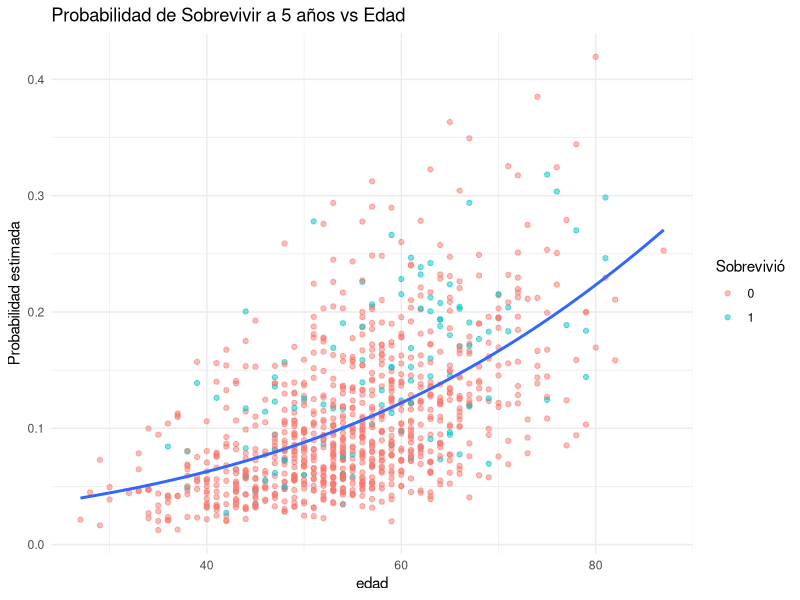
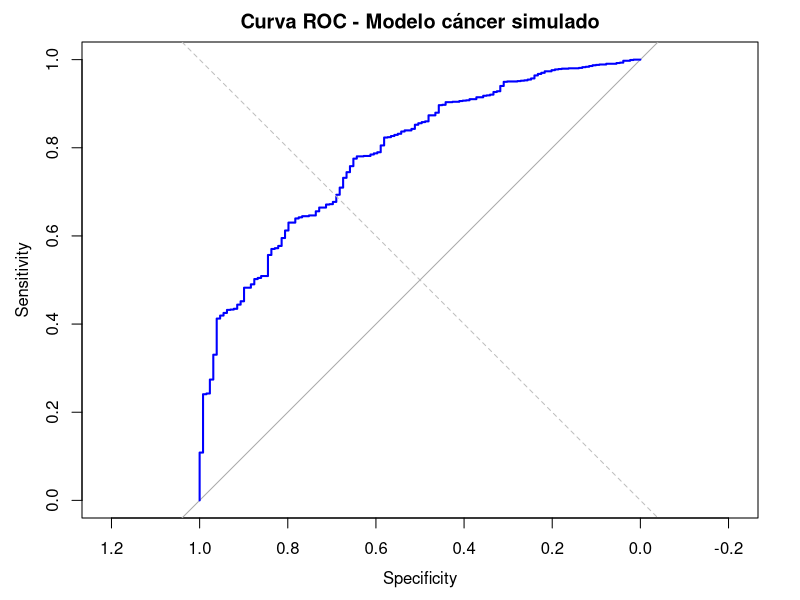
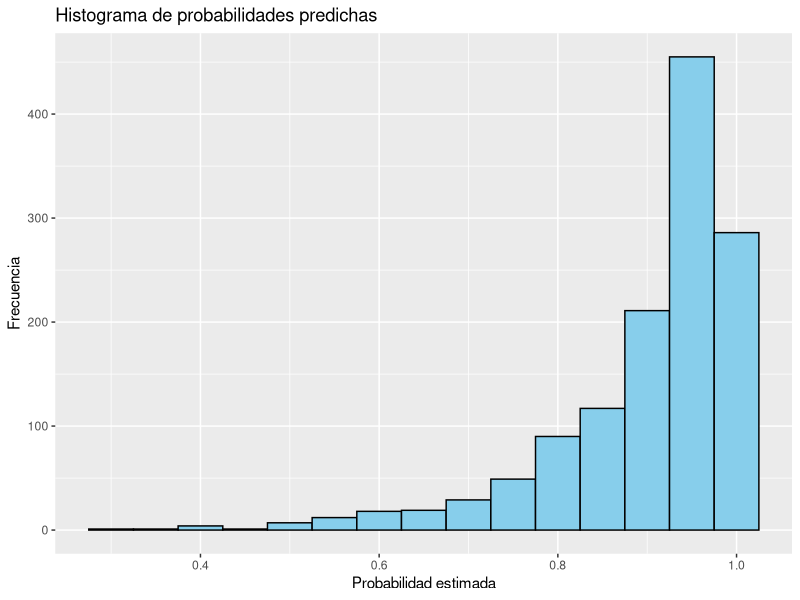
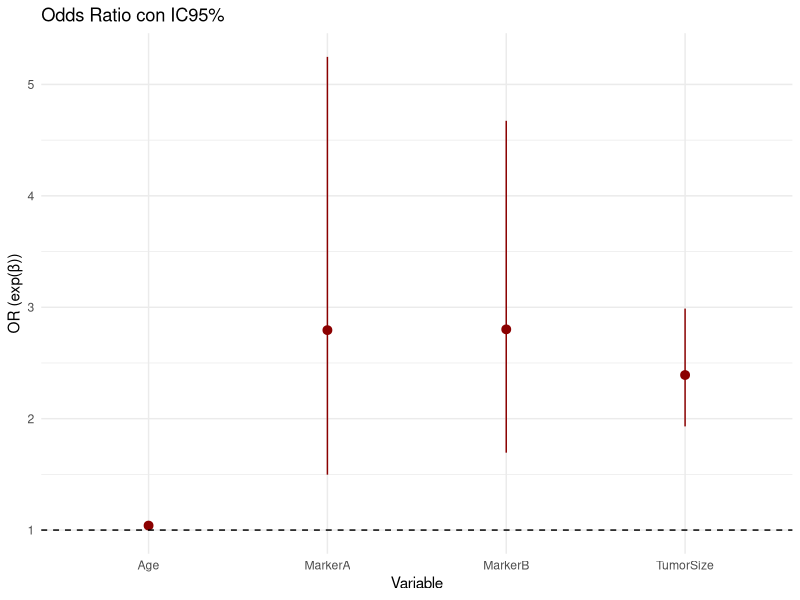
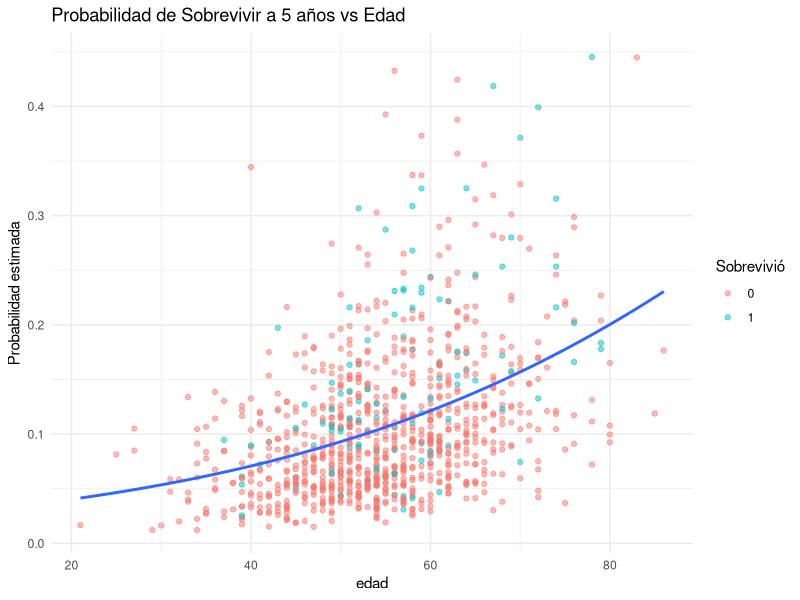

Source code (R) for these figures, in order: (Note: this script raises an error after producing the figures.)
#---- 0. SEMILLA INICIAL Y LIBRERIAS---- 
set.seed(123)
##---- Librerias ----
library(pROC)
library(ggplot2)
library(broom)
library(dplyr)
# ---- 1. Simulación de datos de cáncer de mama ----
n_1 <- 1000
n_2 <- 1300
n_3 <- 500
n_4 <- 1000

edad_cancer_1 <- round(rnorm(n_1, mean = 55, sd = 10))
tamano_tumor_1 <- round(rnorm(n_1, mean = 30, sd = 10), 1)
progesterona_1 <- round(rnorm(n_1, mean = 15, sd = 5), 1)

age_2 <- round(runif(n_2, 20, 80))
tumor_size_2 <- round(rnorm(n_2, 2.5, 1), 1)
marker_A_2 <- round(rnorm(n_2, 1.0, 0.3), 1)
marker_B_2 <- round(rnorm(n_2, 1.2, 0.4), 1)


edad_3 <- round(runif(n_3, 25, 80))
tamano_tumor_3 <- round(runif(n_3, 5, 50))
progesterona_3 <- round(runif(n_3, 1, 100))
HER2_3 <- rbinom(n_3, 1, 0.25)
RE_3 <- rbinom(n_3, 1, 0.6)
RP_3 <- rbinom(n_3, 1, 0.55)
densidad_mamaria_3 <- sample(1:4, n_3, replace = TRUE)


edad_cancer_4 <- round(rnorm(n_4, mean = 55, sd = 10))
tamano_tumor_4 <- round(rnorm(n_4, mean = 30, sd = 10), 1)
progesterona_4 <- round(rnorm(n_4, mean = 15, sd = 5), 1)



log_odds_cancer_1 <- -4 + 0.03 * edad_cancer_1 + 
  0.05 * tamano_tumor_1 - 0.1 * progesterona_1

log_odds_2 <- -3.126 + 0.032 * age_2 + 0.732 * tumor_size_2 +
  1.348 * marker_A_2 + 0.898 * marker_B_2
  
log_odds_3 <- -4 + 0.03 * edad_3 + 0.05 * tamano_tumor_3 -
  0.1 * progesterona_3 +
  0.8 * HER2_3 + 0.6 * RE_3 + 0.5 * RP_3 +
  0.3 * densidad_mamaria_3

log_odds_cancer_4 <- -4 + 0.03 * edad_cancer_4 +
  0.05 * tamano_tumor_4 - 0.1 * progesterona_4


prob_sobrevida_1 <- 1 / (1 + exp(-log_odds_cancer_1))
prob_2 <- 1 / (1 + exp(-log_odds_2))
prob_3 <- 1 / (1 + exp(-log_odds_3))
prob_sobrevida_4 <- 1 / (1 + exp(-log_odds_cancer_4))


sobrevivio_1 <- rbinom(n_1, 1, prob_sobrevida_1)
cancer_type_2 <- rbinom(n_2, 1, prob_2)
diagnostico_3 <- rbinom(n_3, 1, prob_3)
sobrevivio_4 <- rbinom(n_4, 1, prob_sobrevida_4)

datos_cancer_1 <- data.frame(
  edad = edad_cancer_1,
  tamano_tumor = tamano_tumor_1,
  progesterona = progesterona_1,
  sobrevivio = sobrevivio_1)

df_2 <- data.frame(Age = age_2, TumorSize = tumor_size_2,
                 MarkerA = marker_A_2, MarkerB = marker_B_2,
                 CancerType = cancer_type_2)

datos_3 <- data.frame(edad_3, tamano_tumor_3, progesterona_3,
                    HER2_3, RE_3, RP_3, densidad_mamaria_3, 
                    diagnostico_3)
					
datos_cancer_4 <- data.frame(
  edad = edad_cancer_4,
  tamano_tumor = tamano_tumor_4,
  progesterona = progesterona_4,
  sobrevivio = sobrevivio_4)
					
					

## ---- Ajuste del modelo logístico ----
modelo_cancer_1 <- glm(sobrevivio ~ edad + tamano_tumor + progesterona, 
                     data = datos_cancer_1, family = binomial)
summary(modelo_cancer_1)

modelo_2 <- glm(CancerType ~ Age + TumorSize + MarkerA + MarkerB, 
                data = df_2, family = binomial)
summary(modelo_2)				
modelo_3 <- glm(diagnostico_3 ~ ., data = datos_3, family = binomial)
summary(modelo_3)

modelo_cancer_4 <- glm(sobrevivio ~ edad + tamano_tumor +
                         progesterona, 
                     data = datos_cancer_4, family = binomial)
summary(modelo_cancer_4)


## ---- Evaluación: odds ratio e IC 95% ----
exp(cbind(OR = coef(modelo_cancer_1), confint(modelo_cancer_1)))
## ---- Gráfico de la sigmoide para cáncer (vs. edad) ----
datos_cancer_1$prob <- predict(modelo_cancer_1, type = "response")
ggplot(datos_cancer_1, aes(x = edad, y = prob)) +
  geom_point(aes(color = factor(sobrevivio)), alpha = 0.5) +
  stat_smooth(method = "glm", method.args = list(family = "binomial"), se = FALSE) +
  labs(title = "Probabilidad de Sobrevivir a 5 años vs Edad",
       y = "Probabilidad estimada", color = "Sobrevivió") +
  theme_minimal()

prob_pred_2 <- predict(modelo_2, type = "response")
roc_obj_2 <- roc(df_2$CancerType, prob_pred_2)
plot(roc_obj_2, col = "blue", lwd = 2, 
     main = "Curva ROC - Modelo cáncer simulado")
abline(a = 0, b = 1, col = "gray", lty = 2)

ggplot(data.frame(prob = prob_pred_2), aes(x = prob)) +
  geom_histogram(binwidth = 0.05, fill = "skyblue", color = "black") +
  labs(title = "Histograma de probabilidades predichas", x = "Probabilidad estimada", y = "Frecuencia")

coef_data_2 <- tidy(modelo_2, conf.int = TRUE, 
                    conf.level = 0.95, exponentiate = TRUE)
coef_data_2 <- coef_data_2[coef_data_2$term != "(Intercept)", ]
ggplot(coef_data_2, aes(x = term, y = estimate, 
                        ymin = conf.low, ymax = conf.high)) +
  geom_pointrange(color = "darkred") +
  geom_hline(yintercept = 1, linetype = "dashed") +
  labs(title = "Odds Ratio con IC95%", x = "Variable", y = "OR (exp(β))") +
  theme_minimal()


coef_verdaderos_3 <- c(-4, 0.03, 0.05, -0.1, 0.8, 0.6, 0.5, 0.3)
names(coef_verdaderos_3) <- names(coef(modelo_3))
comparacion_3 <- data.frame(
  Coef_Verdadero_3 = coef_verdaderos_3,
  Coef_Estimado_3 = coef(modelo_3)
)
print(comparacion_3)

exp(cbind(OR = coef(modelo_cancer_4), confint(modelo_cancer_4)))
datos_cancer_4$prob <- predict(modelo_cancer_4, type = "response")
ggplot(datos_cancer_4, aes(x = edad, y = prob)) +
  geom_point(aes(color = factor(sobrevivio)), alpha = 0.5) +
  stat_smooth(method = "glm", method.args = list(family = "binomial"), se = FALSE) +
  labs(title = "Probabilidad de Sobrevivir a 5 años vs Edad",
       y = "Probabilidad estimada", color = "Sobrevivió") +
  theme_minimal()


#---- 2. Segundo ejemplo de simulacion ----
##---- Simulación de datos (igual que antes) ----
##---- Modelo ----
##---- Gráfico 1: Curva ROC ---- 
##---- Gráfico 2: Histograma de probabilidades predichas ----
#---- 3. NUEVO EJERCICIO DE SIMULACION ----
##---- INICIALIZACION DE VARIABLES ----
##---- Coeficientes simulados----
##---- Probabilidad y diagnóstico ----
##---- Base de datos ----
##----Modelo de regresión logística (MLE) ----
##---- Comparar coeficientes verdaderos vs estimados----
##---- Visualizar con función sigmoide ----
#---- 4. Simulación y Análisis de Regresión Logística ----
##---- Simulación de datos de cáncer de mama ----
##---- Ajuste del modelo logístico ----
## ---- Evaluación: odds ratio e IC 95% ----
#---- 5. Simulación de datos: Cáncer ----
n_5 <- 200
edad_cancer_5 <- rnorm(n_5, mean = 55, sd = 10)
gen_cancer_5 <- rbinom(n_5, 1, prob = 0.4)
x_cancer_5 <- cbind(1, edad_cancer_5, gen_cancer_5)
beta_cancer_5 <- c(-5, 0.08, 1.2)
logit_cancer_5 <- x_cancer_5 %*% beta_cancer_5
p_cancer_5 <- 1 / (1 + exp(-logit_cancer_5))
y_cancer_5 <- rbinom(n_5, 1, p_cancer_5)
#----  8. Simulación de datos - Cáncer ----
set.seed(123)
n_8 <- 100
edad_cancer_8 <- runif(n_8, 30, 80)
b0_cancer_8 <- -6
b1_cancer_8 <- 0.1
log_odds_cancer_8 <- b0_cancer_8 + b1_cancer_8 * edad_cancer_8
prob_cancer_8 <- 1 / (1 + exp(-log_odds_cancer_8))
diagnostico_cancer_8 <- rbinom(n_8, 1, prob_cancer_8)
datos_cancer_8 <- data.frame(Edad = edad_cancer_8, Diagnostico = diagnostico_cancer_8)
##---- Ajuste del modelo y estimación MLE ----
modelo_cancer_8 <- glm(diagnostico_cancer_8 ~ Edad_8, family = binomial, data = datos_cancer_8)
summary(modelo_cancer_8)
#---- 9. Simulación y ajuste de modelo logístico para cáncer de mama ---
set.seed(123)
n_9 <- 500
edad_9 <- rnorm(n_9, mean = 55, sd = 10)
tamano_tumor_9 <- rnorm(n_9, mean = 2.5, sd = 1)
progesterona_9 <- rnorm(n_9, mean = 15, sd = 5)
HER2_9 <- rbinom(n_9, 1, 0.3)
RE_9 <- rbinom(n_9, 1, 0.6)
RP_9 <- rbinom(n_9, 1, 0.5)
densidad_mamaria_9 <- rnorm(n_9, mean = 0.6, sd = 0.2)
##---- Log-odds simulados con coeficientes reales ----
log_odds_9 <- -4 + 0.03 * edad_9 + 0.05 * tamano_tumor_9 - 0.1 * progesterona_9 +
  0.8 * HER2_9 + 0.6 * RE_9 + 0.5 * RP_9 + 0.3 * densidad_mamaria_9
probabilidad_9 <- 1 / (1 + exp(-log_odds_9))
cancer_9 <- rbinom(n_9, 1, probabilidad_9)
##---- Construir el data frame ----
datos_9 <- data.frame(
  edad_9, tamano_tumor_9, progesterona_9, HER2_9, RE_9, RP_9,
  densidad_mamaria_9, cancer_9 = factor(cancer_9)
)
##---- Ajustar modelo logístico con glm() ----
modelo_9 <- glm(cancer_9 ~ edad_9 + tamano_tumor_9 +
                  progesterona_9 + HER2_9 + RE_9 +
                  RP_9 + densidad_mamaria_9,
              data = datos_9, family = binomial())
##---- Comparación de coeficientes ----
coef_verdaderos_9 <- c("(Intercept)" = -4, "edad" = 0.03, "tamano_tumor" = 0.05,
                     "progesterona" = -0.1, "HER2" = 0.8, "RE" = 0.6,
                     "RP" = 0.5, "densidad_mamaria" = 0.3)
coef_estimados_9 <- coef(modelo_9)
comparacion_9 <- data.frame(
  Coeficiente = names(coef_verdaderos_9),
  Verdadero = coef_verdaderos_9,
  Estimado = round(coef_estimados_9[names(coef_verdaderos_9)], 4),
  Diferencia = round(coef_estimados_9[names(coef_verdaderos_9)] - coef_verdaderos_9, 4)
)
print(comparacion_9)
##---- Visualizar sigmoide ----
library(ggplot2)
datos_9$prob_predicha <- predict(modelo_9, type = "response")
ggplot(datos_9, aes(x = edad_9, y = prob_predicha, color = cancer_9)) +
  geom_point(alpha = 0.6) +
  stat_smooth(method = "glm", method.args = list(family = "binomial"),
              se = FALSE, color = "black") +
  labs(title = "Probabilidad predicha vs edad",
       y = "Probabilidad predicha", x = "Edad")
#---- 10. Simulación y ajuste de modelo logístico para cáncer de mama ----
set.seed(123)
n_10 <- 500
edad_10 <- rnorm(n_10, mean = 55, sd = 10)
tamano_tumor_10 <- rnorm(n_10, mean = 2.5, sd = 1)
progesterona_10 <- rnorm(n_10, mean = 15, sd = 5)
HER2_10 <- rbinom(n_10, 1, 0.3)
RE_10 <- rbinom(n_10, 1, 0.6)
RP_10 <- rbinom(n_10, 1, 0.5)
densidad_mamaria_10 <- rnorm(n_10, mean = 0.6, sd = 0.2)
##---- Log-odds simulados con coeficientes reales ----
log_odds_10 <- -4 + 0.03 * edad_10 + 0.05 * tamano_tumor_10 -
  0.1 * progesterona_10 + 0.8 * HER2_10 + 0.6 * RE_10 +
  0.5 * RP_10 + 0.3 * densidad_mamaria_10
probabilidad_10 <- 1 / (1 + exp(-log_odds_10))
cancer_10 <- rbinom(n_10, 1, probabilidad_10)
##---- Construir el data frame ----
datos_10 <- data.frame(
  edad_10, tamano_tumor_10, progesterona_10, HER2_10,
  RE_10, RP_10, densidad_mamaria_10, cancer_10 = factor(cancer_10))
##---- Ajustar modelo logístico con glm() ----
modelo_10 <- glm(cancer_10 ~ edad_10 + tamano_tumor_10 +
                   progesterona_10 + HER2_10 + RE_10 +
                   RP_10 + densidad_mamaria_10,
              data = datos_10, family = binomial())
##---- Comparación de coeficientes ----
coef_verdaderos_10 <- c("(Intercept)" = -4, "edad" = 0.03, 
                        "tamano_tumor" = 0.05, "progesterona" = -0.1,
                        "HER2" = 0.8, "RE" = 0.6, "RP" = 0.5,
                        "densidad_mamaria" = 0.3)
coef_estimados_10 <- coef(modelo_10)
comparacion_10 <- data.frame(
  Coeficiente = names(coef_verdaderos_10),
  Verdadero = coef_verdaderos_10,
  Estimado = round(coef_estimados_10[names(coef_verdaderos_10)], 4),
  Diferencia = round(coef_estimados_10[names(coef_verdaderos_10)] -
                       coef_verdaderos_10, 4))
print(comparacion_10)
##---- Visualizar sigmoide ----
datos_10$prob_predicha <- predict(modelo_10, type = "response")
ggplot(datos_10, aes(x = edad_10, y = prob_predicha, color = cancer_10)) +
  geom_point(alpha = 0.6) +
  stat_smooth(method = "glm", method.args = list(family = "binomial"),
              se = FALSE, color = "black") +
  labs(title = "Probabilidad predicha vs edad",
       y = "Probabilidad predicha", x = "Edad")
#---- 11. Simulación de datos de cáncer de mama ----
set.seed(123)
n_11 <- 200
edad_11 <- round(runif(n_11, 30, 80))
tamano_tumor_11 <- round(rnorm(n_11, mean = 25, sd = 10), 1)
progesterona_11 <- round(rnorm(n_11, mean = 15, sd = 5), 1)
##---- Coeficientes simulados para cáncer ----
log_odds_11 <- -4 + 0.03 * edad_11 + 
  0.05 * tamano_tumor_11 - 0.1 * progesterona_11
probabilidad_cancer_11 <- 1 / (1 + exp(-log_odds_11))
cancer_11 <- rbinom(n_11, 1, probabilidad_cancer_11)
datos_cancer_11 <- data.frame(edad_11, tamano_tumor_11,
                              progesterona_11, cancer_11)
##---- Ajuste de modelo con glm ----
modelo_cancer_11 <- glm(cancer_11 ~ edad_11 +
                          tamano_tumor_11 +
                          progesterona_11, 
                        family = binomial, 
                        data = datos_cancer_11)
summary(modelo_cancer_11)
##---- Gráfico para visualización ----
library(ggplot2)
ggplot(datos_cancer_11, aes(x = edad_11,
                            y = probabilidad_cancer_11,
                            color = factor(cancer_11))) +
  geom_point(alpha = 0.6) +
  stat_function(fun = function(x) 1 / (1 + exp(-(coef(modelo_cancer_11)[1] + coef(modelo_cancer_11)[2]*x +
                                                   coef(modelo_cancer_11)[3]*mean(tamano_tumor_11) +
                                                   coef(modelo_cancer_11)[4]*mean(progesterona_11)))), 
                color = "black", linetype = "dashed") +
  labs(title = "Regresión logística: Cáncer de mama", y = "Probabilidad estimada", color = "Diagnóstico")
